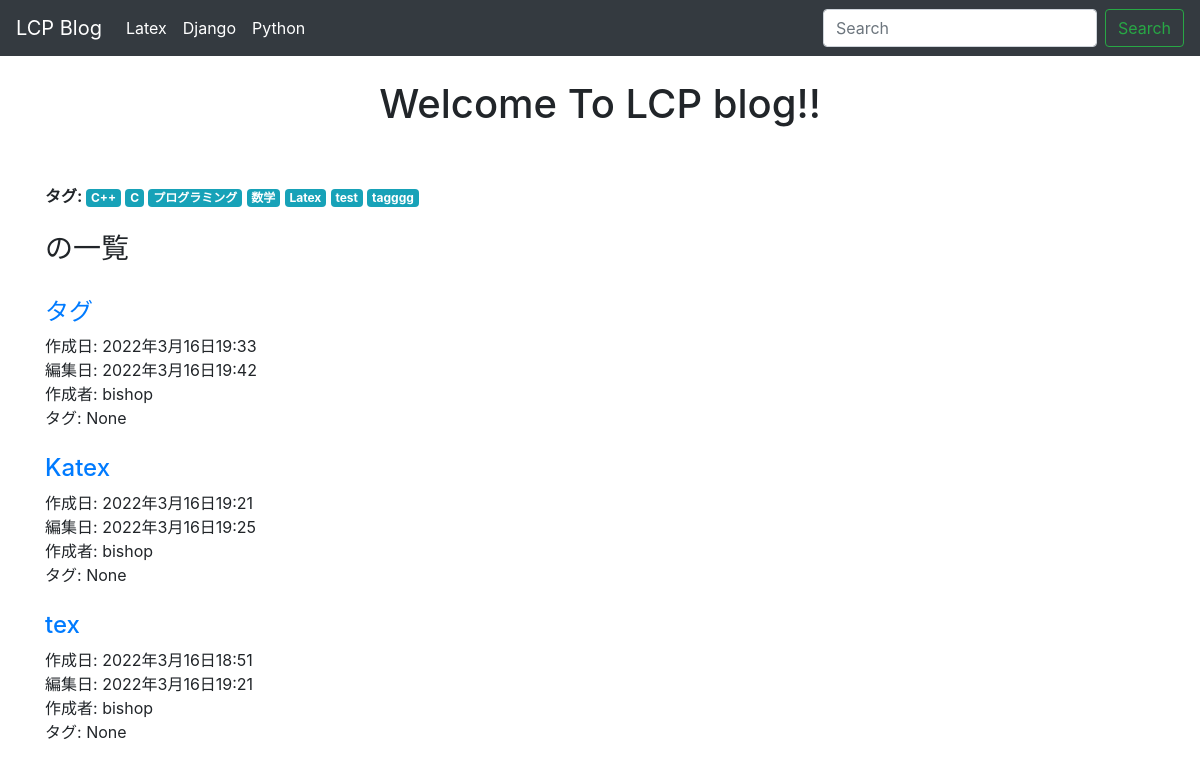
The app's page /, older data.
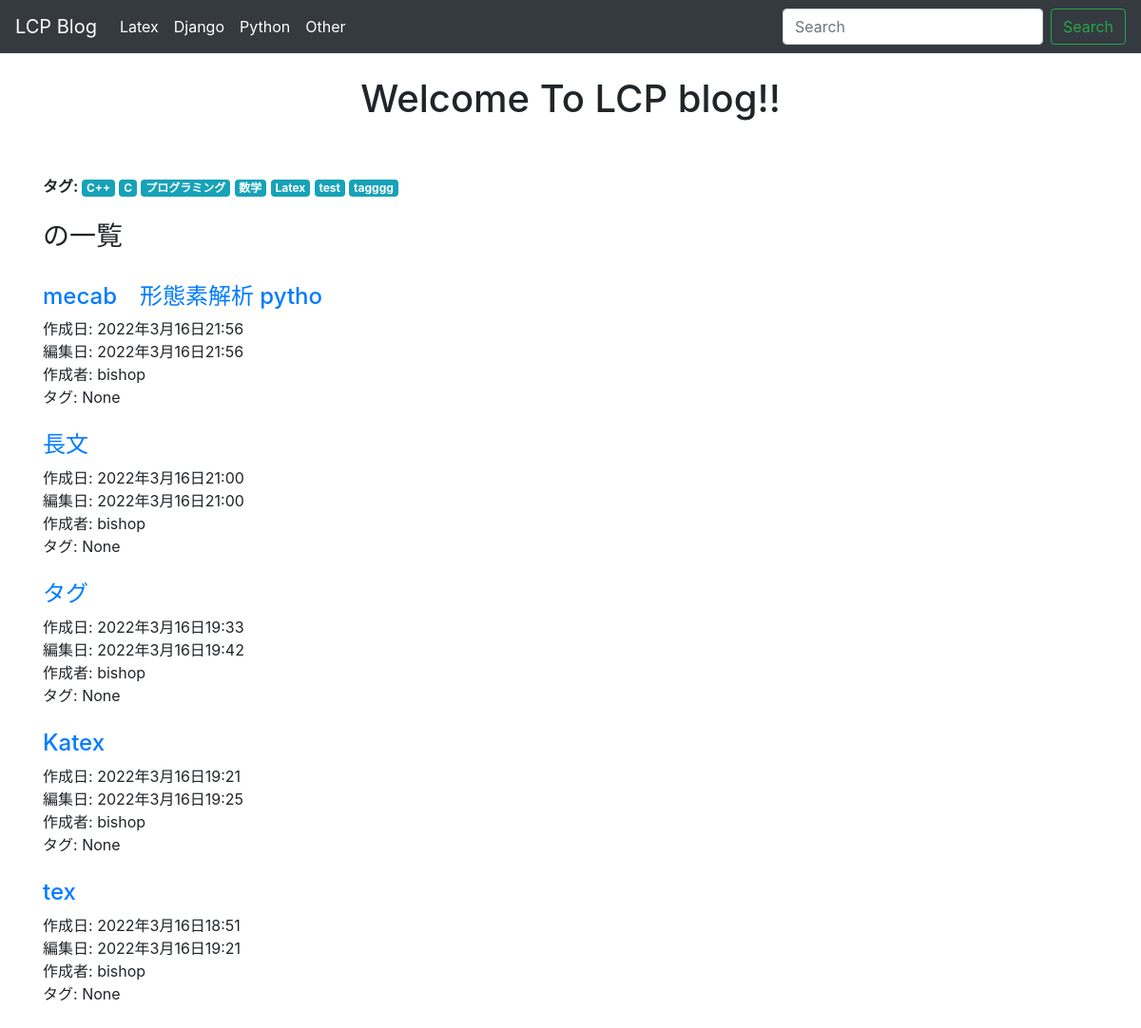
The same page, newer data.
### posts/models.py (models this page shows, shortened)
class Category(models.Model):
    name = models.CharField('カテゴリー', max_length=50)
    def __str__(self):
        return self.name
    class Meta:
        verbose_name_plural = 'CATEGORY'

class Tag(models.Model):
    name = models.CharField('タグ', max_length=50)
    def __str__(self):
        return self.name
    class Meta:
        verbose_name_plural = 'TAGS'

class Post(models.Model):
    title = models.CharField(max_length=100)
    created_at = models.DateTimeField(auto_now_add=True, editable=False, blank=False, null=False)
    updated_at = models.DateTimeField(auto_now=True, editable=False, blank=False, null=False)
    body = MDTextField(blank=True, null=False)
    slug = models.SlugField(max_length=255, null=False, blank=False, unique=True, verbose_name='url')
    auther = models.ForeignKey('auth.User', on_delete=models.PROTECT)
    category = models.ForeignKey(Category, verbose_name='Category', on_delete=models.PROTECT, blank=True, null=True)
    tag = models.ManyToManyField(Tag, verbose_name='Tag', blank=True, null=True)
    relation = models.ManyToManyField('self', verbose_name='関連記事', blank=True, null=True)
    class Meta:
        verbose_name_plural = 'BLOG'

### posts/views.py (the view)
# urls.py: path('', views.index, name="index"),
def index(request):
    tag = Tag.objects.all()
    posts = Post.objects.order_by('-created_at')
    tag = [post.tag for post in posts]
    return render(request, 'posts/index.html', {'tag': tag, 'posts': posts})

### posts/context.py (called while the page is built)
def related(request):
    context = {
      'category_list': Category.objects.all(),
      'tag_list': Tag.objects.all(),
    }
    return context

### posts/templates/posts/index.html (shortened to what this page needs)
{% extends 'base.html' %}
{% load static %}
{% block body %}
<body>
  <br />
  <h1 class="text-center">Welcome To LCP blog!!</h1>
  <br /><br />
  <span style="font-weight: bold;">タグ: </span>
  {% for tag in tag_list %}
    <a href="{% url 'tag' tag %}" class="badge badge-info">{{ tag.name }}</a>
  {% endfor %}
  <br/><br/>
  {% if category %}
  <h3>{{ category.name }}の一覧</h3>
  {% elif tag %}
  <h3>{{ tag.name }}の一覧</h3>
  {% else %}
  <h3>最新の記事</h3>
  {% endif %}
  <br />
  {% for post in posts %}
    <h4>
      <a href="{% url 'detail' post.slug %}">{{ post.title }}</a>
    </h4>
    作成日: {{ post.created_at }} <br/>
    編集日: {{ post.updated_at }} <br/>
    作成者: {{ post.auther.username }} <br />
    タグ: {{ post.tag.name }} <br />
    <br />
  {% endfor %}
</div>
{% endblock %}

### posts/templates/base.html (shortened to what this page needs)
{% load markdown_extras %}
{% load static %}
<!DOCTYPE html>
<html lang="en">
<head>
  <link rel="stylesheet" href="https://maxcdn.bootstrapcdn.com/bootstrap/4.0.0/css/bootstrap.min.css">
  <link rel="stylesheet" href="{% static 'css/fonts.css' %}">
</head>
<body>
  <nav class="navbar navbar-expand-lg navbar-dark bg-dark">
    <a class="navbar-brand" href="{% url 'index' %}">LCP Blog</a>
    <div class="collapse navbar-collapse" id="navbarSupportedContent">
      <ul class="navbar-nav mr-auto">
        {% for category in category_list %}
        <li class="nav-item active">
          <a class="nav-link" href="{% url 'category' category %}">{{ category.name }}</a>
        </li>
        {% endfor %}
      </ul>
      <form class="form-inline my-2 my-lg-0" method="get" action="{% url 'search' %}">
        <input class="form-control mr-sm-2" type="search" name="keyword" placeholder="Search">
        <button class="btn btn-outline-success my-2 my-sm-0" type="submit">Search</button>
      </form>
    </div>
 </nav>
 <div class = "container" style = "display: block; margin-left: auto; margin-right: auto;" >
  {% block body %}
  {% endblock %}
</body>

Row changes from the older to the newer data that the page shows:
added Category: name "Other"
added Post: title "mecab 形態素解析 pytho", created_at "2022年3月16日21:56", updated_at "2022年3月16日21:56", auther.username "bishop", tag.name "None"
added Post: title "長文", created_at "2022年3月16日21:00", updated_at "2022年3月16日21:00", auther.username "bishop", tag.name "None"
